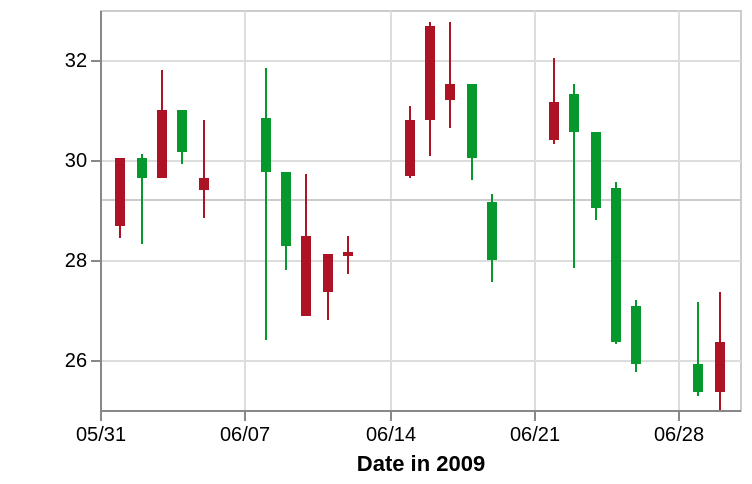

Specify this chart in Vega-Lite:
### Vega specification from a JSON file in a GitHub repository (floating-point values rounded to 4 significant figures)
{"$schema": "https://vega.github.io/schema/vega/v3.0.json", "description": "A candlestick chart inspired from Protovis(http://mbostock.github.io/protovis/ex/candlestick.html)", "autosize": "pad", "padding": 5, "encode": {"update": {"stroke": {"value": "#ccc"}, "fill": {"value": "transparent"}}}, "data": [{"name": "source_0", "values": [{"date": "01-Jun-2009", "open": 28.7, "high": 30.05, "low": 28.45, "close": 30.04, "signal": "short", "ret": -4.894}, {"date": "02-Jun-2009", "open": 30.04, "high": 30.13, "low": 28.3, "close": 29.63, "signal": "short", "ret": -0.3226}, {"date": "03-Jun-2009", "open": 29.62, "high": 31.79, "low": 29.62, "close": 31.02, "signal": "short", "ret": 3.687}, {"date": "04-Jun-2009", "open": 31.02, "high": 31.02, "low": 29.92, "close": 30.18, "signal": "short", "ret": 4.51}, {"date": "05-Jun-2009", "open": 29.39, "high": 30.81, "low": 28.85, "close": 29.62, "signal": "short", "ret": 6.084}, {"date": "08-Jun-2009", "open": 30.84, "high": 31.82, "low": 26.41, "close": 29.77, "signal": "short", "ret": 1.254}, {"date": "09-Jun-2009", "open": 29.77, "high": 29.77, "low": 27.79, "close": 28.27, "signal": "short", "ret": -5.024}, {"date": "10-Jun-2009", "open": 26.9, "high": 29.74, "low": 26.9, "close": 28.46, "signal": "short", "ret": -5.466}, {"date": "11-Jun-2009", "open": 27.36, "high": 28.11, "low": 26.81, "close": 28.11, "signal": "short", "ret": -8.374}, {"date": "12-Jun-2009", "open": 28.08, "high": 28.5, "low": 27.73, "close": 28.15, "signal": "short", "ret": -5.528}, {"date": "15-Jun-2009", "open": 29.7, "high": 31.09, "low": 29.64, "close": 30.81, "signal": "long", "ret": 3.492}, {"date": "16-Jun-2009", "open": 30.81, "high": 32.75, "low": 30.07, "close": 32.68, "signal": "short", "ret": 0.155}, {"date": "17-Jun-2009", "open": 31.19, "high": 32.77, "low": 30.64, "close": 31.54, "signal": "short", "ret": 5.828}, {"date": "18-Jun-2009", "open": 31.54, "high": 31.54, "low": 29.6, "close": 30.03, "signal": "short", "ret": 8.176}, {"date": "19-Jun-2009", "open": 29.16, "high": 29.32, "low": 27.56, "close": 27.99, "signal": "short", "ret": 8.599}, {"date": "22-Jun-2009", "open": 30.4, "high": 32.05, "low": 30.3, "close": 31.17, "signal": "short", "ret": 15.49}, {"date": "23-Jun-2009", "open": 31.3, "high": 31.54, "low": 27.83, "close": 30.58, "signal": "short", "ret": 11.74}, {"date": "24-Jun-2009", "open": 30.58, "high": 30.58, "low": 28.79, "close": 29.05, "signal": "long", "ret": -10.42}, {"date": "25-Jun-2009", "open": 29.45, "high": 29.56, "low": 26.3, "close": 26.36, "signal": "long", "ret": 0}, {"date": "26-Jun-2009", "open": 27.09, "high": 27.22, "low": 25.76, "close": 25.93, "signal": "long", "ret": 0}, {"date": "29-Jun-2009", "open": 25.93, "high": 27.18, "low": 25.29, "close": 25.35, "signal": "long", "ret": 5.263}, {"date": "30-Jun-2009", "open": 25.36, "high": 27.38, "low": 25.02, "close": 26.35, "signal": "long", "ret": 6.738}]}, {"name": "data_0", "source": "source_0", "transform": [{"type": "formula", "expr": "datum.open > datum.close", "as": "isIncrease"}, {"type": "formula", "expr": "(datum.open + datum.close)/2", "as": "mid"}]}, {"name": "data_1", "source": "data_0", "transform": [{"type": "formula", "expr": "toNumber(datum[\"mid\"])", "as": "mid"}, {"type": "aggregate", "groupby": [], "ops": ["mean"], "fields": ["mid"], "as": ["mean_mid"]}]}, {"name": "data_2", "source": "data_0", "transform": [{"type": "formula", "expr": "toDate(datum[\"date\"])", "as": "date"}, {"type": "formula", "expr": "toNumber(datum[\"low\"])", "as": "low"}, {"type": "formula", "expr": "toNumber(datum[\"high\"])", "as": "high"}, {"type": "filter", "expr": "datum[\"date\"] !== null && !isNaN(datum[\"date\"]) && datum[\"low\"] !== null && !isNaN(datum[\"low\"])"}, {"type": "formula", "as": "yearmonthdate_date", "expr": "datetime(year(datum[\"date\"]), month(datum[\"date\"]), date(datum[\"date\"]), 0, 0, 0, 0)"}]}, {"name": "data_3", "source": "data_0", "transform": [{"type": "formula", "expr": "toDate(datum[\"date\"])", "as": "date"}, {"type": "formula", "expr": "toNumber(datum[\"open\"])", "as": "open"}, {"type": "formula", "expr": "toNumber(datum[\"close\"])", "as": "close"}, {"type": "filter", "expr": "datum[\"date\"] !== null && !isNaN(datum[\"date\"]) && datum[\"open\"] !== null && !isNaN(datum[\"open\"])"}, {"type": "formula", "as": "yearmonthdate_date", "expr": "datetime(year(datum[\"date\"]), month(datum[\"date\"]), date(datum[\"date\"]), 0, 0, 0, 0)"}]}], "signals": [{"name": "width", "update": "320"}, {"name": "height", "update": "200"}], "marks": [{"name": "layer_0_marks", "type": "rule", "from": {"data": "data_1"}, "encode": {"update": {"x": {"value": 0}, "y": {"scale": "y", "field": "mean_mid"}, "x2": {"field": {"group": "width"}}, "stroke": {"value": "fff"}}}}, {"name": "layer_1_marks", "type": "rule", "from": {"data": "data_2"}, "encode": {"update": {"x": {"scale": "x", "field": "yearmonthdate_date"}, "y": {"scale": "y", "field": "low"}, "y2": {"scale": "y", "field": "high"}, "stroke": {"scale": "color", "field": "isIncrease"}}}}, {"name": "layer_2_marks", "type": "rect", "role": "bar", "from": {"data": "data_3"}, "encode": {"update": {"xc": {"scale": "x", "field": "yearmonthdate_date"}, "width": {"value": 5}, "y": {"scale": "y", "field": "open"}, "y2": {"scale": "y", "field": "close"}, "fill": {"scale": "color", "field": "isIncrease"}}}}], "scales": [{"name": "y", "type": "linear", "domain": {"fields": [{"data": "data_1", "field": "mean_mid"}, {"data": "data_2", "field": "low"}, {"data": "data_2", "field": "high"}, {"data": "data_3", "field": "open"}, {"data": "data_3", "field": "close"}], "sort": true}, "range": [{"signal": "height"}, 0], "zero": false, "round": true, "nice": true}, {"name": "x", "type": "time", "domain": {"fields": [{"signal": "{data: datetime(2009, 4, 31, 0, 0, 0, 0)}"}, {"signal": "{data: datetime(2009, 6, 1, 0, 0, 0, 0)}"}, {"data": "data_3", "field": "yearmonthdate_date"}], "sort": true}, "range": [0, {"signal": "width"}], "round": true, "nice": "day"}, {"name": "color", "type": "ordinal", "domain": {"fields": [{"data": "data_2", "field": "isIncrease"}, {"data": "data_3", "field": "isIncrease"}], "sort": true}, "range": ["#ae1325", "#06982d"]}], "axes": [{"title": "Date in 2009", "scale": "x", "labelOverlap": true, "orient": "bottom", "tickCount": {"signal": "ceil(width/40)"}, "zindex": 1, "encode": {"labels": {"update": {"text": {"signal": "timeFormat(datum.value, '%m/%d')"}}}}}, {"scale": "x", "domain": false, "grid": true, "labels": false, "maxExtent": 0, "minExtent": 0, "orient": "bottom", "tickCount": {"signal": "ceil(width/40)"}, "ticks": false, "zindex": 0, "gridScale": "y"}, {"title": "", "scale": "y", "labelOverlap": true, "orient": "left", "tickCount": {"signal": "ceil(height/40)"}, "zindex": 1}, {"scale": "y", "domain": false, "grid": true, "labels": false, "maxExtent": 0, "minExtent": 0, "orient": "left", "tickCount": {"signal": "ceil(height/40)"}, "ticks": false, "zindex": 0, "gridScale": "x"}], "config": {"axis": {"domainColor": "#888", "tickColor": "#888"}, "axisY": {"minExtent": 30}}}
